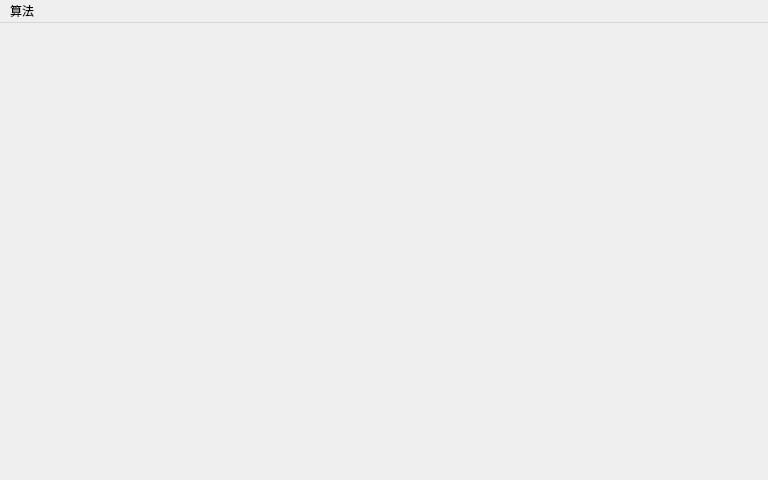
<?xml version="1.0" encoding="UTF-8"?>
<ui version="4.0">
 <class>MainWindow</class>
 <widget class="QMainWindow" name="MainWindow">
  <property name="geometry">
   <rect>
    <x>0</x>
    <y>0</y>
    <width>768</width>
    <height>480</height>
   </rect>
  </property>
  <property name="windowTitle">
   <string>图形学实验</string>
  </property>
  <widget class="QWidget" name="centralWidget"/>
  <widget class="QMenuBar" name="menuBar">
   <property name="geometry">
    <rect>
     <x>0</x>
     <y>0</y>
     <width>768</width>
     <height>22</height>
    </rect>
   </property>
   <widget class="QMenu" name="menu">
    <property name="title">
     <string>算法</string>
    </property>
    <addaction name="DDA"/>
    <addaction name="Bresenham"/>
    <addaction name="circle"/>
    <addaction name="ellipse"/>
   </widget>
   <addaction name="menu"/>
  </widget>
  <action name="DDA">
   <property name="text">
    <string>DDA画线算法</string>
   </property>
  </action>
  <action name="Bresenham">
   <property name="text">
    <string>Bresenham画线算法</string>
   </property>
  </action>
  <action name="circle">
   <property name="text">
    <string>中点圆算法</string>
   </property>
  </action>
  <action name="ellipse">
   <property name="text">
    <string>中点椭圆算法</string>
   </property>
  </action>
  <action name="actionhaha">
   <property name="text">
    <string>haha</string>
   </property>
  </action>
  <action name="actionasd">
   <property name="text">
    <string>asd</string>
   </property>
  </action>
  <action name="actionAbout">
   <property name="text">
    <string>About</string>
   </property>
  </action>
  <action name="actionAbout_2">
   <property name="text">
    <string>About</string>
   </property>
  </action>
 </widget>
 <layoutdefault spacing="6" margin="11"/>
 <resources/>
 <connections/>
</ui>
